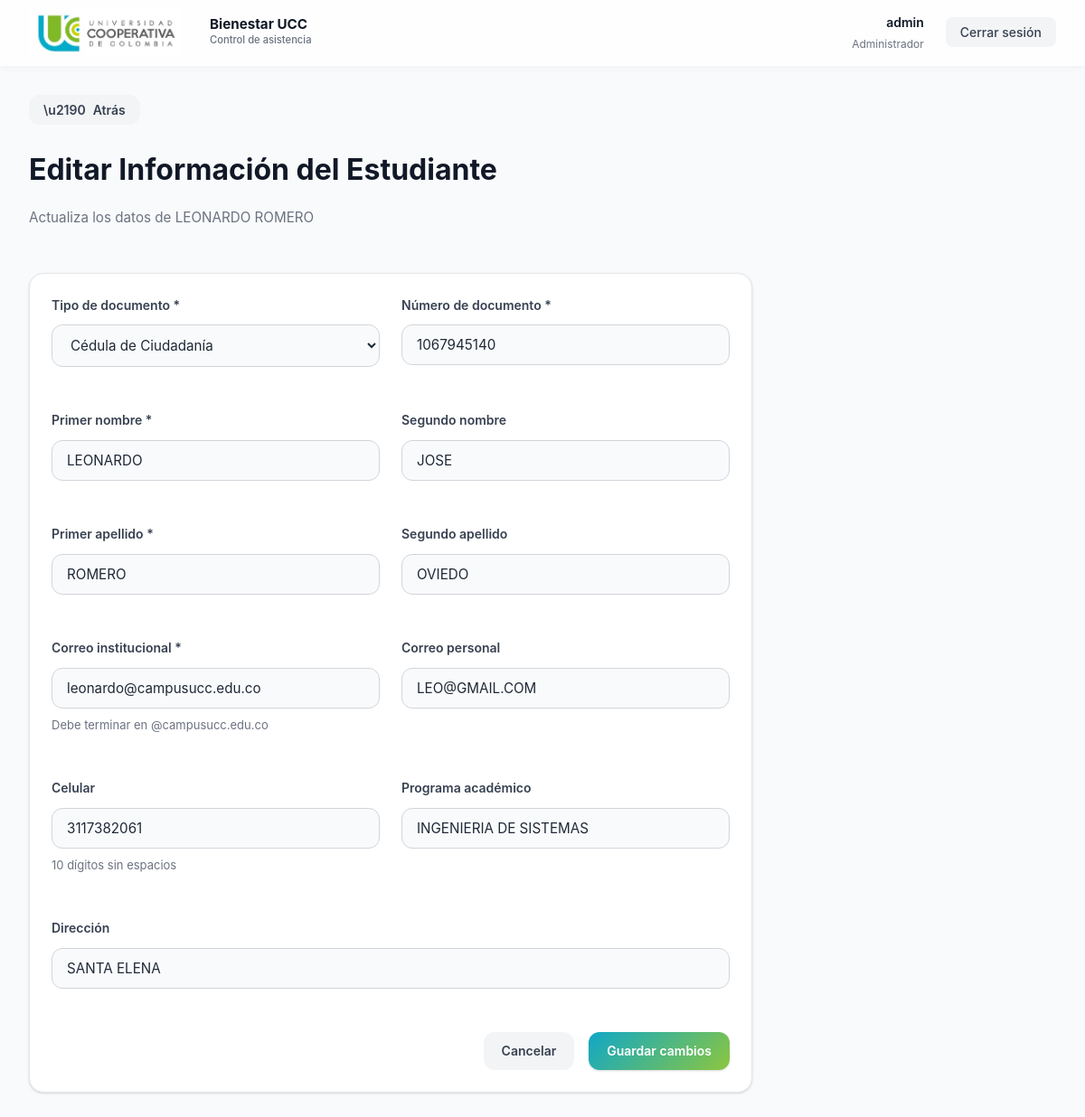
The app's page /admin/students/1/edit (signed in) with its own data.
### models.py (models this page shows, shortened)
class User(UserMixin, db.Model):
    __tablename__ = 'users'
    id = db.Column(db.Integer, primary_key=True)
    nombre = db.Column(db.String(120), nullable=False)
    apellido = db.Column(db.String(120))
    cedula = db.Column(db.String(50), unique=True)
    celular = db.Column(db.String(40))
    correo_personal = db.Column(db.String(120))
    correo = db.Column(db.String(120), unique=True, nullable=False)
    password_hash = db.Column(db.String(512), nullable=False)
    rol = db.Column(db.String(30), nullable=False)
    area = db.Column(db.String(80))
    password_reset_token = db.Column(db.String(256), nullable=True)
    password_reset_expires = db.Column(db.DateTime, nullable=True)

class Student(db.Model):
    __tablename__ = 'students'
    id = db.Column(db.Integer, primary_key=True)
    tipo_documento = db.Column(db.String(10), nullable=False)
    numero_documento = db.Column(db.String(50), unique=True, nullable=False)
    primer_nombre = db.Column(db.String(80), nullable=False)
    segundo_nombre = db.Column(db.String(80))
    primer_apellido = db.Column(db.String(80), nullable=False)
    segundo_apellido = db.Column(db.String(80))
    correo_institucional = db.Column(db.String(120))
    correo_personal = db.Column(db.String(120))
    celular = db.Column(db.String(40))
    direccion = db.Column(db.String(200))
    programa = db.Column(db.String(120))

### app.py (the view, shortened to what this page needs)
@app.route('/admin/students/<int:student_id>/edit', methods=['GET', 'POST'])
@login_required
def edit_student(student_id):
    if current_user.rol != 'admin':
        flash('Acceso denegado', 'danger')
        return redirect(url_for('index'))
    student = db.session.get(Student, student_id)
    if not student:
        flash('Estudiante no encontrado', 'danger')
        return redirect(url_for('admin_dashboard'))
    return render_template('admin_edit_student.html', student=student)

### app.py (called while the page is built, shortened)
@login_manager.user_loader
def load_user(user_id):
    try:
        return db.session.get(User, int(user_id))
    except Exception:
        return None

@app.context_processor
def inject_csrf_token():
    return {'csrf_token': get_csrf_token}

@app.before_request
def protect_from_csrf():
    if not app.config.get('SECURITY_HARDENING_ENABLED', False):
        return None

@app.after_request
def set_security_headers(response):
    if not app.config.get('SECURITY_HARDENING_ENABLED', False):
        return response

@app.before_request
def enforce_session_inactivity_timeout():
    if not app.config.get('SECURITY_HARDENING_ENABLED', False):
        return None

@app.before_request
def force_student_password_change():
    if not getattr(current_user, 'is_authenticated', False):
        return None
    if not session.get('force_password_change'):
        return None
    allowed_endpoints = {'change_password', 'logout', 'static'}
    if request.endpoint in allowed_endpoints:
        return None
    return redirect(url_for('change_password'))

### templates/admin_edit_student.html (shortened to what this page needs)
{% extends 'base.html' %}
{% block content %}
<button onclick="history.back()" class="btn btn-secondary" style="margin-bottom: 1.5rem; display: flex; align-items: center; gap: 0.5rem; padding: 0.5rem 1rem;">
  <span>\u2190</span> Atrás
</button>
<div class="dashboard-header">
  <h1 class="dashboard-title">Editar Información del Estudiante</h1>
  <p class="dashboard-subtitle">Actualiza los datos de {{ student.primer_nombre }} {{ student.primer_apellido }}</p>
</div>
<div class="card" style="max-width: 800px;">
  <form method="post" id="edit-form" class="form-content">
    <div style="display: grid; grid-template-columns: 1fr 1fr; gap: var(--spacing-lg);">
      <div class="form-group">
        <label for="tipo_documento" class="form-label">Tipo de documento *</label>
        <select name="tipo_documento" id="tipo_documento" class="form-select" required>
          <option value="cc" {% if student.tipo_documento == 'cc' %}selected{% endif %}>Cédula de Ciudadanía</option>
        </select>
      </div>
      <div class="form-group">
        <label for="numero_documento" class="form-label">Número de documento *</label>
        <input type="text" id="numero_documento" name="numero_documento" class="form-input" required value="{{ student.numero_documento or '' }}">
      </div>
    </div>
    <div style="display: grid; grid-template-columns: 1fr 1fr; gap: var(--spacing-lg);">
      <div class="form-group">
        <label for="primer_nombre" class="form-label">Primer nombre *</label>
        <input type="text" id="primer_nombre" name="primer_nombre" class="form-input" required value="{{ student.primer_nombre or '' }}">
      </div>
      <div class="form-group">
        <label for="segundo_nombre" class="form-label">Segundo nombre</label>
        <input type="text" id="segundo_nombre" name="segundo_nombre" class="form-input" value="{{ student.segundo_nombre or '' }}">
      </div>
    </div>
    <div style="display: grid; grid-template-columns: 1fr 1fr; gap: var(--spacing-lg);">
      <div class="form-group">
        <label for="primer_apellido" class="form-label">Primer apellido *</label>
        <input type="text" id="primer_apellido" name="primer_apellido" class="form-input" required value="{{ student.primer_apellido or '' }}">
      </div>
      <div class="form-group">
        <label for="segundo_apellido" class="form-label">Segundo apellido</label>
        <input type="text" id="segundo_apellido" name="segundo_apellido" class="form-input" value="{{ student.segundo_apellido or '' }}">
      </div>
    </div>
    <div style="display: grid; grid-template-columns: 1fr 1fr; gap: var(--spacing-lg);">
      <div class="form-group">
        <label for="correo_institucional" class="form-label">Correo institucional *</label>
        <input type="email" id="correo_institucional" name="correo_institucional" class="form-input" required pattern="[A-Za-z0-9._%+-]+@campusucc\.edu\.co" value="{{ student.correo_institucional or '' }}">
        <small class="form-hint">Debe terminar en @campusucc.edu.co</small>
      </div>
      <div class="form-group">
        <label for="correo_personal" class="form-label">Correo personal</label>
        <input type="email" id="correo_personal" name="correo_personal" class="form-input" value="{{ student.correo_personal or '' }}">
      </div>
    </div>
    <div style="display: grid; grid-template-columns: 1fr 1fr; gap: var(--spacing-lg);">
      <div class="form-group">
        <label for="celular" class="form-label">Celular</label>
        <input type="tel" id="celular" name="celular" class="form-input" value="{{ student.celular or '' }}" maxlength="10" pattern="[0-9]{10}">
        <small class="form-hint">10 dígitos sin espacios</small>
      </div>
      <div class="form-group">
        <label for="programa" class="form-label">Programa académico</label>
        <input type="text" id="programa" name="programa" class="form-input" value="{{ student.programa or '' }}">
      </div>
    </div>
    <div class="form-group">
      <label for="direccion" class="form-label">Dirección</label>
      <input type="text" id="direccion" name="direccion" class="form-input" value="{{ student.direccion or '' }}">
    </div>
    <div style="display: flex; gap: var(--spacing-md); justify-content: flex-end;">
      <a href="{{ url_for('admin_dashboard') }}" class="btn btn-secondary">Cancelar</a>
      <button type="submit" class="btn btn-primary">Guardar cambios</button>
    </div>
  </form>
</div>
{% endblock %}

### templates/base.html (shortened to what this page needs)
<!doctype html>
<html lang="es">
  <head>
    <link rel="stylesheet" href="{{ url_for('static', filename='styles.css') }}">
  </head>
  <body class="{% if request.endpoint == 'login' %}login-page{% endif %}">
    {% if current_user.is_authenticated %}
    <nav class="navbar">
      <div class="navbar-content">
        <div class="navbar-brand">
          <img src="{{ url_for('static', filename='logoucc.jpeg') }}" alt="UCC Logo" class="navbar-logo">
          <div>
            <div class="navbar-title">Bienestar UCC</div>
            <div class="navbar-subtitle">Control de asistencia</div>
          </div>
        </div>
        <div class="navbar-user">
          <div class="user-info">
            <div class="user-name">{{ current_user.nombre }}</div>
            <div class="user-role">
              {% if current_user.rol == 'admin' %}
                Administrador
              {% elif current_user.rol == 'docente' %}
                Docente
              {% else %}
                Estudiante
              {% endif %}
            </div>
          </div>
          <form method="post" action="{{ url_for('logout') }}" style="margin: 0;">
            <button type="submit" class="navbar-logout">Cerrar sesión</button>
          </form>
        </div>
      </div>
    </nav>
    {% endif %}
    <main class="{% if request.endpoint != 'login' %}container{% else %}login-page{% endif %}">
      {% block content %}{% endblock %}
    </main>
  </body>
</html>

### templates/admin_edit_student.html (style rules this page uses)
.form-content { display: flex; flex-direction: column; gap: var(--spacing-lg); }

### records on screen
User: nombre "admin"
Student: primer_nombre "LEONARDO", primer_apellido "ROMERO", tipo_documento "Cédula de Ciudadanía", numero_documento "1067945140", segundo_nombre "JOSE", segundo_apellido "OVIEDO", correo_institucional "leonardo@campusucc.edu.co", correo_personal "LEO@GMAIL.COM", celular "3117382061", programa "INGENIERIA DE SISTEMAS", direccion "SANTA ELENA"
